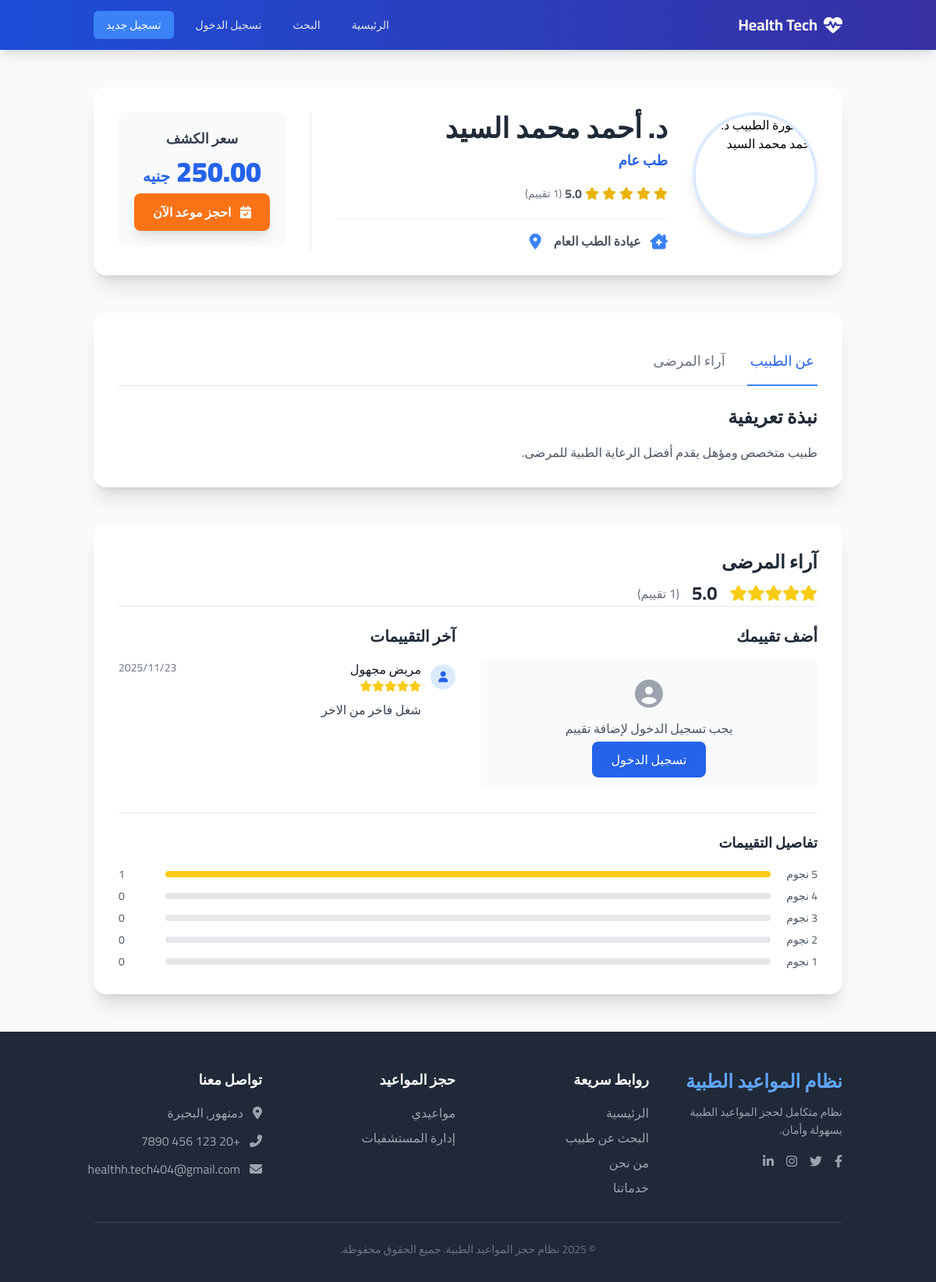
The app's page /doctor_profile.php?id=47 with its own data.
### tables this page shows
CREATE TABLE `doctors` (
  `id` int(11) NOT NULL,
  `full_name` varchar(100) NOT NULL,
  `specialty_id` int(11) DEFAULT NULL,
  `clinic_id` int(11) DEFAULT NULL,
  `hospital_id` int(11) DEFAULT NULL,
  `department_id` int(11) DEFAULT NULL,
  `phone` varchar(20) DEFAULT NULL,
  `email` varchar(100) DEFAULT NULL,
  `experience_years` int(11) DEFAULT NULL,
  `education` text DEFAULT NULL,
  `image` varchar(200) DEFAULT NULL,
  `rating` decimal(3,2) DEFAULT 0.00,
  `is_active` tinyint(1) DEFAULT 1,
  `consultation_fee` decimal(10,2) DEFAULT 0.00,
  `bio` text DEFAULT NULL,
  `created_at` timestamp NOT NULL DEFAULT current_timestamp(),
  `user_id` int(11) NOT NULL,
  `calculated_rating` decimal(3,2) DEFAULT 0.00 COMMENT 'Calculated average rating',
  `total_ratings` int(11) DEFAULT 0 COMMENT 'Total number of ratings'
);

CREATE TABLE `specialties` (
  `id` int(11) NOT NULL,
  `name` varchar(100) NOT NULL,
  `description` text DEFAULT NULL,
  `icon` varchar(100) DEFAULT NULL
);

CREATE TABLE `clinics` (
  `id` int(11) NOT NULL,
  `hospital_id` int(11) DEFAULT NULL,
  `name` varchar(200) NOT NULL,
  `specialty_id` int(11) DEFAULT NULL,
  `address` text DEFAULT NULL,
  `phone` varchar(20) DEFAULT NULL,
  `email` varchar(100) DEFAULT NULL,
  `description` text DEFAULT NULL,
  `image` varchar(200) DEFAULT NULL,
  `consultation_fee` decimal(10,2) DEFAULT 0.00,
  `rating` decimal(3,2) DEFAULT 0.00,
  `created_at` timestamp NOT NULL DEFAULT current_timestamp()
);

CREATE TABLE `doctor_ratings` (
  `id` int(11) NOT NULL,
  `doctor_id` int(11) NOT NULL,
  `user_id` int(11) NOT NULL,
  `rating` tinyint(1) NOT NULL COMMENT '1-5 stars',
  `review` text DEFAULT NULL COMMENT 'Optional review text',
  `is_anonymous` tinyint(1) DEFAULT 0 COMMENT 'Whether the review is anonymous',
  `created_at` timestamp NOT NULL DEFAULT current_timestamp(),
  `updated_at` timestamp NOT NULL DEFAULT current_timestamp() ON UPDATE current_timestamp()
);

### doctor_profile.php (the view, shortened to what the rows shown need)
<?php
require_once 'includes/functions.php';
$doctor_id = isset($_GET['id']) ? (int)$_GET['id'] : 0;
$db = new Database();
$conn = $db->getConnection();
$doctor = get_doctor_by_id($doctor_id);
$doctor_user_id = $doctor['user_id'];
$rating_stats = get_doctor_rating_stats($conn, $doctor_user_id);
$recent_ratings = get_doctor_ratings($conn, $doctor_user_id, 5);
$user_rating = null;
?>
<!DOCTYPE html>
<html lang="ar" dir="rtl">
<head>
    <script src="https://cdn.tailwindcss.com"></script>
    <link rel="stylesheet" href="https://cdnjs.cloudflare.com/ajax/libs/font-awesome/6.4.0/css/all.min.css">
</head>
<body class="font-cairo bg-slate-50">
<?php require_once 'includes/header.php'; ?>
<?php if (!$doctor): ?>
    <div class='container mx-auto px-4 py-16 text-center'>
        <h1 class='text-3xl font-bold text-red-600'>لم يتم العثور على الطبيب</h1>
        <p class='text-gray-600 mt-4'>قد يكون الرابط غير صحيح أو تم حذف الطبيب.</p>
        <a href='search.php' class='mt-6 inline-block bg-blue-600 text-white px-6 py-2 rounded-lg'>العودة للبحث</a>
    </div>
<?php else: ?>
    <main class="container mx-auto px-4 sm:px-6 lg:px-8 py-12">
        <div class="bg-white rounded-2xl shadow-xl p-6 md:p-8 flex flex-col md:flex-row gap-8">
            <div class="flex-shrink-0 text-center md:text-right">
                <img src="<?php echo htmlspecialchars($doctor['image'] ?? 'assets/images/default-avatar.png'); ?>"
                     alt="صورة الطبيب <?php echo htmlspecialchars($doctor['full_name']); ?>"
                     class="w-40 h-40 rounded-full object-cover mx-auto md:mx-0 border-4 border-blue-100 shadow-lg">
            </div>
            <div class="flex-grow text-center md:text-right">
                <h1 class="text-3xl md:text-4xl font-extrabold text-gray-800"><?php echo htmlspecialchars($doctor['full_name']); ?></h1>
                <p class="text-lg font-semibold text-blue-600 mt-2"><?php echo htmlspecialchars($doctor['specialty_name']); ?></p>
                <div class="flex items-center justify-center md:justify-start mt-4 text-yellow-500 space-x-1 space-x-reverse">
                    <?php
                    $avg_rating = $rating_stats['average_rating'] ?: 0;
                    $full_stars = floor($avg_rating);
                    $has_half_star = ($avg_rating - $full_stars) >= 0.5;
                    for ($i = 1; $i <= 5; $i++) {
                        if ($i <= $full_stars) {
                            echo '<i class="fas fa-star"></i>';
                        } elseif ($i == $full_stars + 1 && $has_half_star) {
                            echo '<i class="fas fa-star-half-alt"></i>';
                        } else {
                            echo '<i class="far fa-star"></i>';
                        }
                    }
                    ?>
                    <span class="text-gray-600 font-bold mr-2 text-md"><?php echo number_format($avg_rating, 1); ?></span>
                    <span class="text-gray-500 text-sm">(<?php echo $rating_stats['total_ratings']; ?> تقييم)</span>
                </div>
                <div class="mt-5 pt-4 border-t border-gray-100 flex flex-col sm:flex-row sm:items-center gap-4 text-gray-600">
                    <div class="flex items-center justify-center md:justify-start">
                        <i class="fas fa-clinic-medical text-blue-500 fa-lg ml-3"></i>
                        <span class="font-semibold"><?php echo htmlspecialchars($doctor['clinic_name']); ?></span>
                    </div>
                    <div class="flex items-center justify-center md:justify-start">
                        <i class="fas fa-map-marker-alt text-blue-500 fa-lg ml-3"></i>
                    </div>
                </div>
            </div>
            <div class="md:border-r md:border-gray-200 md:pr-8 flex-shrink-0 text-center">
                <div class="bg-slate-50 rounded-lg p-5">
                    <h3 class="text-lg font-bold text-gray-700">سعر الكشف</h3>
                    <p class="text-4xl font-black text-blue-600 my-2">
                        <?php
                        if (!empty($doctor['consultation_fee']) && is_numeric($doctor['consultation_fee'])) {
                            echo htmlspecialchars($doctor['consultation_fee']) . ' <span class="text-xl font-bold">جنيه</span>';
                        } else {
                            echo '<span class="text-2xl font-semibold">يُحدد لاحقًا</span>';
                        }
                        ?>
                    </p>
                    <a href="book_appointment.php?doctor_id=<?php echo $doctor['id']; ?>"
                       class="block w-full text-center bg-orange-500 text-white font-bold py-3 px-6 rounded-lg hover:bg-orange-600 transition transform hover:-translate-y-1 shadow-lg">
                        <i class="fas fa-calendar-check ml-2"></i>
                        احجز موعد الآن
                    </a>
                </div>
            </div>
        </div>
        <div class="mt-12">
            <div class="bg-white rounded-2xl shadow-xl p-6 md:p-8">
                <div class="border-b border-gray-200 mb-6">
                    <nav class="-mb-px flex space-x-6 space-x-reverse" aria-label="Tabs">
                        <a href="#" class="whitespace-nowrap py-4 px-1 border-b-2 font-medium text-lg text-blue-600 border-blue-500">
                            عن الطبيب
                        </a>
                        <a href="#" class="whitespace-nowrap py-4 px-1 border-b-2 font-medium text-lg text-gray-500 border-transparent hover:text-gray-700 hover:border-gray-300">
                            آراء المرضى
                        </a>
                    </nav>
                </div>
                <div>
                    <h2 class="text-2xl font-bold text-gray-800 mb-4">نبذة تعريفية</h2>
                    <div class="prose prose-lg max-w-none text-gray-600 leading-relaxed">
                        <p>
                            <?php echo !empty($doctor['about']) ? htmlspecialchars($doctor['about']) : 'طبيب متخصص ومؤهل يقدم أفضل الرعاية الطبية للمرضى.'; ?>
                        </p>
                    </div>
                </div>
            </div>
        </div>
        <div class="mt-12">
            <div class="bg-white rounded-2xl shadow-xl p-6 md:p-8">
                <div class="border-b border-gray-200 mb-6">
                    <h2 class="text-2xl font-bold text-gray-800 mb-2">آراء المرضى</h2>
                    <div class="flex items-center gap-4">
                        <div class="flex items-center">
                            <?php
                            $avg_rating = $rating_stats['average_rating'] ?: 0;
                            $full_stars = floor($avg_rating);
                            $has_half_star = ($avg_rating - $full_stars) >= 0.5;
                            for ($i = 1; $i <= 5; $i++) {
                                if ($i <= $full_stars) {
                                    echo '<i class="fas fa-star text-yellow-400 text-xl"></i>';
                                } elseif ($i == $full_stars + 1 && $has_half_star) {
                                    echo '<i class="fas fa-star-half-alt text-yellow-400 text-xl"></i>';
                                } else {
                                    echo '<i class="far fa-star text-yellow-400 text-xl"></i>';
                                }
                            }
                            ?>
                        </div>
                        <span class="text-2xl font-bold text-gray-800"><?php echo number_format($avg_rating, 1); ?></span>
                        <span class="text-gray-500">(<?php echo $rating_stats['total_ratings']; ?> تقييم)</span>
                    </div>
                </div>
                <div class="grid grid-cols-1 lg:grid-cols-2 gap-8">
                    <div>
                        <h3 class="text-xl font-semibold text-gray-800 mb-4">
                            <?php echo $user_rating ? 'تقييمك الحالي' : 'أضف تقييمك'; ?>
                        </h3>
                        <?php if (!is_logged_in()): ?>
                            <div class="bg-gray-50 p-6 rounded-lg text-center">
                                <i class="fas fa-user-circle text-gray-400 text-4xl mb-3"></i>
                                <p class="text-gray-600 mb-4">يجب تسجيل الدخول لإضافة تقييم</p>
                                <a href="login.php" class="bg-blue-600 text-white px-6 py-2 rounded-lg hover:bg-blue-700 transition-colors">
                                    تسجيل الدخول
                                </a>
                            </div>
                        <?php endif; ?>
                    </div>
                    <div>
                        <h3 class="text-xl font-semibold text-gray-800 mb-4">آخر التقييمات</h3>
                        <?php if (empty($recent_ratings)): ?>
                            <div class="text-center py-8 text-gray-500">
                                <i class="fas fa-comments text-4xl mb-3"></i>
                                <p>لا توجد تقييمات حتى الآن</p>
                                <p class="text-sm">كن أول من يقيّم هذا الدكتور</p>
                            </div>
                        <?php else: ?>
                            <div class="space-y-4 max-h-96 overflow-y-auto">
                                <?php foreach ($recent_ratings as $rating): ?>
                                    <div class="border-b border-gray-100 pb-4 last:border-b-0">
                                        <div class="flex items-start justify-between mb-2">
                                            <div class="flex items-center">
                                                <div class="w-8 h-8 bg-blue-100 rounded-full flex items-center justify-center ml-3">
                                                    <i class="fas fa-user text-blue-600 text-sm"></i>
                                                </div>
                                                <div>
                                                    <p class="font-medium text-gray-900">
                                                        <?php echo $rating['is_anonymous'] ? 'مريض مجهول' : htmlspecialchars($rating['user_name'] ?? 'مريض'); ?>
                                                    </p>
                                                    <div class="flex items-center">
                                                        <?php for ($i = 1; $i <= 5; $i++): ?>
                                                            <i class="<?php echo $i <= $rating['rating'] ? 'fas' : 'far'; ?> fa-star text-yellow-400 text-sm"></i>
                                                        <?php endfor; ?>
                                                    </div>
                                                </div>
                                            </div>
                                            <span class="text-sm text-gray-500">
                                                <?php echo date('Y/m/d', strtotime($rating['created_at'])); ?>
                                            </span>
                                        </div>
                                        <?php if ($rating['review']): ?>
                                            <p class="text-gray-700 pr-11"><?php echo htmlspecialchars($rating['review']); ?></p>
                                        <?php endif; ?>
                                    </div>
                                <?php endforeach; ?>
                            </div>
                        <?php endif; ?>
                    </div>
                </div>
                <?php if ($rating_stats['total_ratings'] > 0): ?>
                    <div class="mt-8 pt-6 border-t border-gray-200">
                        <h3 class="text-lg font-semibold text-gray-800 mb-4">تفاصيل التقييمات</h3>
                        <div class="space-y-2">
                            <?php
                            $stars = [5, 4, 3, 2, 1];
                            foreach ($stars as $star):
                                $count = $rating_stats['five_star'];
                                if ($star == 4) $count = $rating_stats['four_star'];
                                elseif ($star == 3) $count = $rating_stats['three_star'];
                                elseif ($star == 2) $count = $rating_stats['two_star'];
                                elseif ($star == 1) $count = $rating_stats['one_star'];
                                $percentage = $rating_stats['total_ratings'] > 0 ? ($count / $rating_stats['total_ratings']) * 100 : 0;
                            ?>
                                <div class="flex items-center gap-3">
                                    <span class="text-sm text-gray-600 w-12"><?php echo $star; ?> نجوم</span>
                                    <div class="flex-1 bg-gray-200 rounded-full h-2">
                                        <div class="bg-yellow-400 h-2 rounded-full" style="width: <?php echo $percentage; ?>%"></div>
                                    </div>
                                    <span class="text-sm text-gray-600 w-12 text-left"><?php echo $count; ?></span>
                                </div>
                            <?php endforeach; ?>
                        </div>
                    </div>
                <?php endif; ?>
            </div>
        </div>
    </main>
<?php endif; ?>
</body>
</html>

### records on screen
doctors: full_name "د. أحمد محمد السيد", specialty.name "طب عام", clinic.name "عيادة الطب العام", consultation_fee "250.00"
doctor_ratings: is_anonymous "مريض مجهول", rating 5 (drawn), created_at "2025/11/23", review "شغل فاخر من الاخر"

### other values on screen
$avg_rating "5.0"
$count "1"
$star "4"
$count "0"
